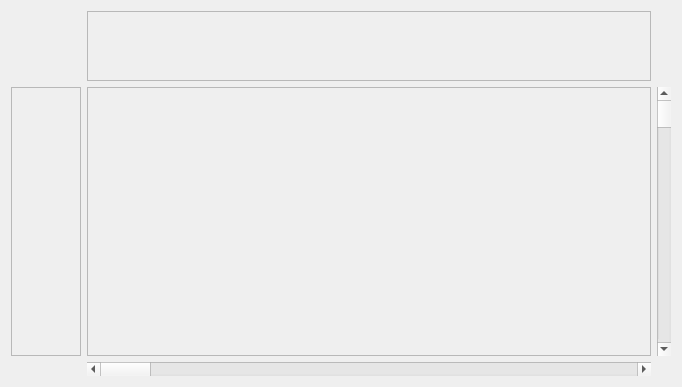
<?xml version="1.0" encoding="UTF-8"?>
<ui version="4.0">
 <class>GanttChart</class>
 <widget class="QWidget" name="GanttChart">
  <property name="geometry">
   <rect>
    <x>0</x>
    <y>0</y>
    <width>682</width>
    <height>387</height>
   </rect>
  </property>
  <property name="windowTitle">
   <string>Form</string>
  </property>
  <property name="styleSheet">
   <string notr="true"/>
  </property>
  <layout class="QGridLayout" name="gridLayout" rowstretch="1,10,0" columnstretch="1,10,0">
   <item row="0" column="1">
    <widget class="QScrollArea" name="scrollArea_3">
     <property name="verticalScrollBarPolicy">
      <enum>Qt::ScrollBarAlwaysOff</enum>
     </property>
     <property name="horizontalScrollBarPolicy">
      <enum>Qt::ScrollBarAlwaysOff</enum>
     </property>
     <property name="widgetResizable">
      <bool>true</bool>
     </property>
     <widget class="Ruler" name="scrollAreaWidgetContents_3">
      <property name="geometry">
       <rect>
        <x>0</x>
        <y>0</y>
        <width>566</width>
        <height>68</height>
       </rect>
      </property>
     </widget>
    </widget>
   </item>
   <item row="1" column="0">
    <widget class="QScrollArea" name="scrollArea">
     <property name="verticalScrollBarPolicy">
      <enum>Qt::ScrollBarAlwaysOff</enum>
     </property>
     <property name="horizontalScrollBarPolicy">
      <enum>Qt::ScrollBarAlwaysOff</enum>
     </property>
     <property name="widgetResizable">
      <bool>true</bool>
     </property>
     <widget class="PlanName" name="scrollAreaWidgetContents">
      <property name="geometry">
       <rect>
        <x>0</x>
        <y>0</y>
        <width>68</width>
        <height>271</height>
       </rect>
      </property>
     </widget>
    </widget>
   </item>
   <item row="1" column="1">
    <widget class="QScrollArea" name="scrollArea_2">
     <property name="verticalScrollBarPolicy">
      <enum>Qt::ScrollBarAlwaysOff</enum>
     </property>
     <property name="horizontalScrollBarPolicy">
      <enum>Qt::ScrollBarAlwaysOff</enum>
     </property>
     <property name="widgetResizable">
      <bool>true</bool>
     </property>
     <widget class="PlanArea" name="scrollAreaWidgetContents_2">
      <property name="geometry">
       <rect>
        <x>0</x>
        <y>0</y>
        <width>566</width>
        <height>271</height>
       </rect>
      </property>
     </widget>
    </widget>
   </item>
   <item row="1" column="2">
    <widget class="QScrollBar" name="verticalScrollBar">
     <property name="orientation">
      <enum>Qt::Vertical</enum>
     </property>
    </widget>
   </item>
   <item row="2" column="1">
    <widget class="QScrollBar" name="horizontalScrollBar">
     <property name="orientation">
      <enum>Qt::Horizontal</enum>
     </property>
    </widget>
   </item>
  </layout>
 </widget>
 <customwidgets>
  <customwidget>
   <class>PlanName</class>
   <extends>QWidget</extends>
   <header>planname.h</header>
   <container>1</container>
  </customwidget>
  <customwidget>
   <class>PlanArea</class>
   <extends>QWidget</extends>
   <header>planarea.h</header>
   <container>1</container>
  </customwidget>
  <customwidget>
   <class>Ruler</class>
   <extends>QWidget</extends>
   <header>ruler.h</header>
   <container>1</container>
  </customwidget>
 </customwidgets>
 <resources/>
 <connections/>
</ui>
